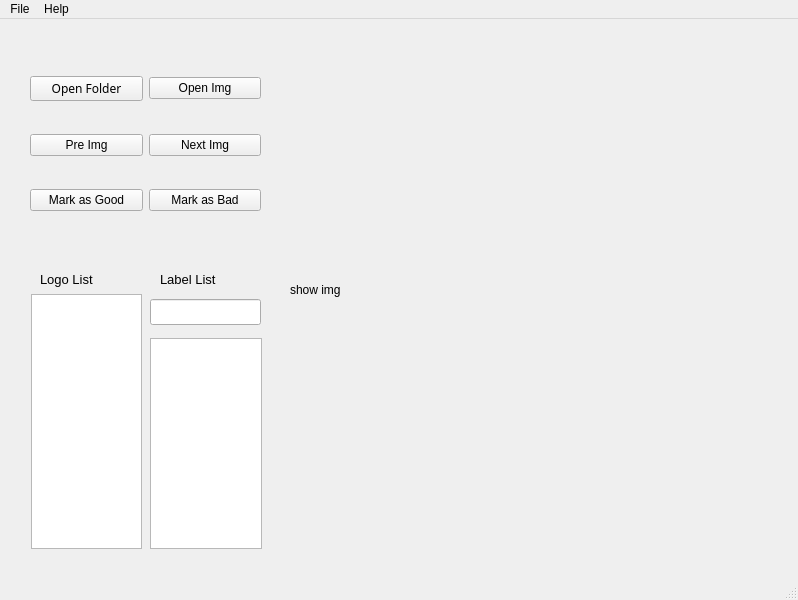
<?xml version="1.0" encoding="UTF-8"?>
<ui version="4.0">
 <class>MainWindow</class>
 <widget class="QMainWindow" name="MainWindow">
  <property name="geometry">
   <rect>
    <x>0</x>
    <y>0</y>
    <width>798</width>
    <height>600</height>
   </rect>
  </property>
  <property name="windowTitle">
   <string>MainWindow</string>
  </property>
  <widget class="QWidget" name="centralwidget">
   <widget class="QWidget" name="layoutWidget">
    <property name="geometry">
     <rect>
      <x>30</x>
      <y>30</y>
      <width>231</width>
      <height>191</height>
     </rect>
    </property>
    <layout class="QGridLayout" name="gridLayout">
     <item row="1" column="1">
      <widget class="QPushButton" name="nextimgbutton">
       <property name="text">
        <string>Next Img</string>
       </property>
      </widget>
     </item>
     <item row="0" column="1">
      <widget class="QPushButton" name="openimg">
       <property name="text">
        <string>Open Img</string>
       </property>
      </widget>
     </item>
     <item row="0" column="0">
      <widget class="QPushButton" name="openfolder">
       <property name="font">
        <font>
         <family>Sans Serif</family>
         <pointsize>9</pointsize>
        </font>
       </property>
       <property name="text">
        <string>Open Folder</string>
       </property>
      </widget>
     </item>
     <item row="1" column="0">
      <widget class="QPushButton" name="preimgbutton">
       <property name="text">
        <string>Pre Img</string>
       </property>
      </widget>
     </item>
     <item row="2" column="0">
      <widget class="QPushButton" name="markgood">
       <property name="text">
        <string>Mark as Good</string>
       </property>
      </widget>
     </item>
     <item row="2" column="1">
      <widget class="QPushButton" name="markbad">
       <property name="text">
        <string>Mark as Bad</string>
       </property>
      </widget>
     </item>
    </layout>
   </widget>
   <widget class="QLabel" name="showimg">
    <property name="geometry">
     <rect>
      <x>290</x>
      <y>30</y>
      <width>471</width>
      <height>481</height>
     </rect>
    </property>
    <property name="cursor">
     <cursorShape>CrossCursor</cursorShape>
    </property>
    <property name="mouseTracking">
     <bool>false</bool>
    </property>
    <property name="text">
     <string>show img</string>
    </property>
   </widget>
   <widget class="QListView" name="imglist">
    <property name="geometry">
     <rect>
      <x>31</x>
      <y>275</y>
      <width>111</width>
      <height>255</height>
     </rect>
    </property>
   </widget>
   <widget class="QListView" name="labellist">
    <property name="geometry">
     <rect>
      <x>150</x>
      <y>319</y>
      <width>112</width>
      <height>211</height>
     </rect>
    </property>
   </widget>
   <widget class="QLabel" name="label_2">
    <property name="geometry">
     <rect>
      <x>40</x>
      <y>251</y>
      <width>61</width>
      <height>18</height>
     </rect>
    </property>
    <property name="font">
     <font>
      <pointsize>10</pointsize>
     </font>
    </property>
    <property name="text">
     <string>Logo List</string>
    </property>
   </widget>
   <widget class="QLabel" name="label_3">
    <property name="geometry">
     <rect>
      <x>160</x>
      <y>251</y>
      <width>61</width>
      <height>18</height>
     </rect>
    </property>
    <property name="font">
     <font>
      <pointsize>10</pointsize>
     </font>
    </property>
    <property name="text">
     <string>Label List</string>
    </property>
   </widget>
   <widget class="QLineEdit" name="labelname">
    <property name="geometry">
     <rect>
      <x>150</x>
      <y>280</y>
      <width>111</width>
      <height>26</height>
     </rect>
    </property>
   </widget>
  </widget>
  <widget class="QMenuBar" name="menubar">
   <property name="geometry">
    <rect>
     <x>0</x>
     <y>0</y>
     <width>798</width>
     <height>23</height>
    </rect>
   </property>
   <widget class="QMenu" name="menuFile">
    <property name="title">
     <string>File</string>
    </property>
    <addaction name="actionExit"/>
   </widget>
   <widget class="QMenu" name="menuAbout">
    <property name="title">
     <string>Help</string>
    </property>
    <addaction name="actionAbout"/>
    <addaction name="actionHelp"/>
   </widget>
   <addaction name="menuFile"/>
   <addaction name="menuAbout"/>
  </widget>
  <widget class="QStatusBar" name="statusbar"/>
  <action name="actionExit">
   <property name="text">
    <string>Exit</string>
   </property>
   <property name="toolTip">
    <string>Exit Application</string>
   </property>
  </action>
  <action name="actionAbout">
   <property name="text">
    <string>About</string>
   </property>
  </action>
  <action name="actionHelp">
   <property name="text">
    <string>Help</string>
   </property>
  </action>
 </widget>
 <resources/>
 <connections>
  <connection>
   <sender>actionExit</sender>
   <signal>triggered()</signal>
   <receiver>MainWindow</receiver>
   <slot>close()</slot>
   <hints>
    <hint type="sourcelabel">
     <x>-1</x>
     <y>-1</y>
    </hint>
    <hint type="destinationlabel">
     <x>398</x>
     <y>299</y>
    </hint>
   </hints>
  </connection>
 </connections>
</ui>
